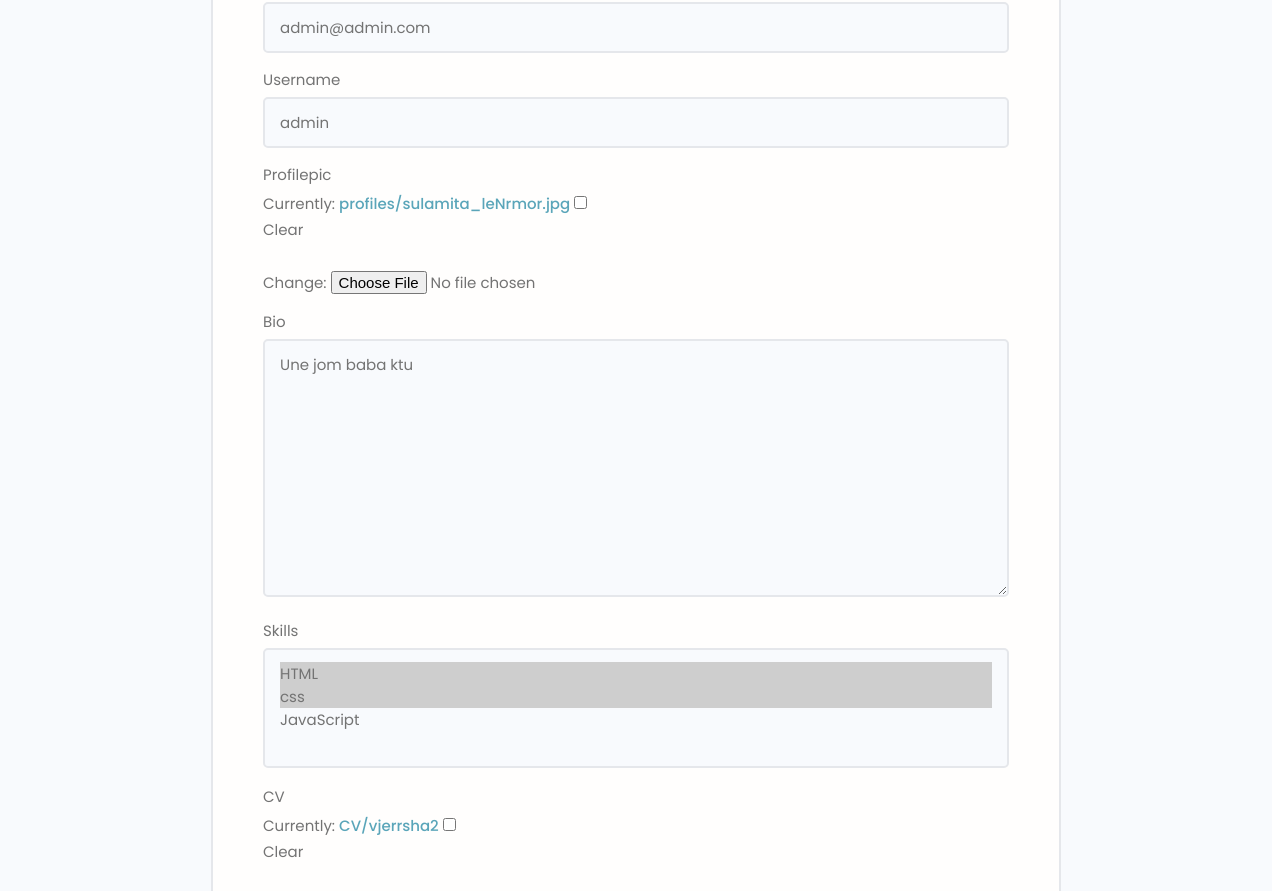
The app's page /edit-profile/ (signed in, middle part), older data.
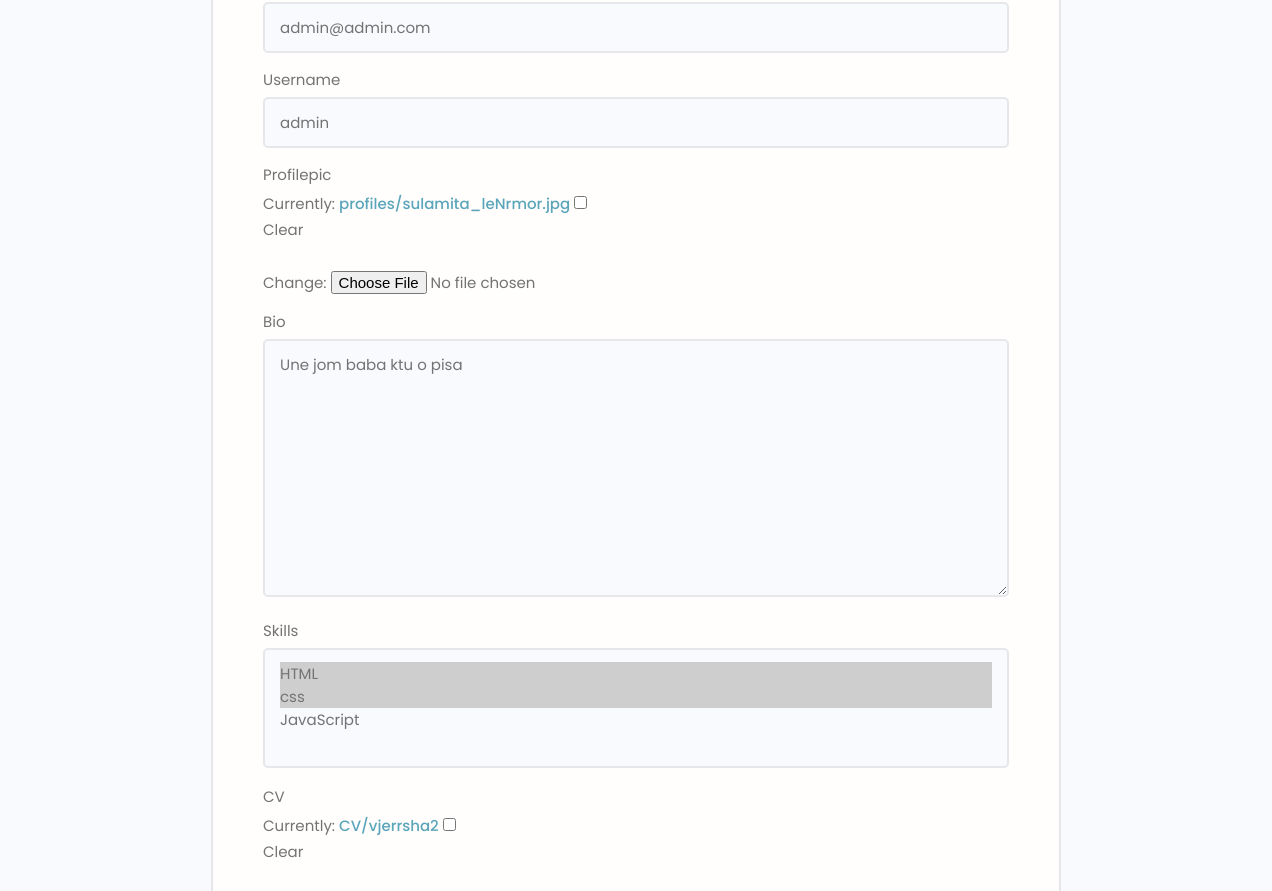
The same page, newer data.
### users/models.py (models this page shows, shortened)
class Profile(models.Model):
    user = models.OneToOneField(User , on_delete = models.CASCADE ,  null=True , blank=True)
    name = models.CharField(max_length=150 , null=True , blank=True)
    sur_name = models.CharField(max_length=150 , null=True , blank=True)
    email = models.EmailField(max_length=500 , blank=True , null=True)
    username = models.CharField(max_length=200 ,unique = True ,blank=True , null=True)
    profilepic = models.ImageField(blank=True , null=True, upload_to='profiles/', default='static/images/profiles/user-default.png')
    bio = models.TextField(blank=True , null=True)
    skills = models.ManyToManyField('Skills', blank=True)
    CV = models.FileField(upload_to='CV/',blank=True , null=True)
    resume = models.FileField(upload_to='Resume/',blank=True , null=True)
    birth_date = models.DateField(blank=True, null=True)
    business = models.BooleanField(default=False)
    location = models.CharField(max_length=200 , blank=True , null=True)
    created = models.DateTimeField(auto_now_add = True)
    id = models.UUIDField(default=uuid.uuid4 , unique=True ,
                        primary_key=True , editable=False)

### users/views.py (the view)
# urls.py: path('edit-profile/', views.editProfile , name='edit-profile'),
def editProfile(request):
    profile = request.user.profile
    form = EditProfileForm(instance=profile)
    if request.method == 'POST':
        form = EditProfileForm(request.POST , request.FILES , instance=profile)
        if form.is_valid():
            form.save()
            return redirect('profile' , username = profile.username)
    context = {
        'profile':profile,
        'form':form
    }
    return render(request , 'users/edit-account.html', context)

### users/forms.py
class EditProfileForm(ModelForm):
    class Meta:
        model = Profile
        fields = ['name','sur_name','email','username','profilepic',
                'bio','skills' ,'CV','resume' ,'birth_date','location']
    def __init__(self , *args , **kwargs):
        super(EditProfileForm, self).__init__(*args, **kwargs)
        for name, field in self.fields.items():
            field.widget.attrs.update({'class':'input'})

### users/models.py (called while the page is built)
    def __str__(self):
        return str(self.name)

### users/templates/users/edit-account.html (shortened to what this page needs)
{% extends 'base.html' %}
{% block content %}
 <main class="formPage my-xl">
    <div class="content-box">
        <div class="formWrapper">
            <br>
            <form class="form" method="POST" action="{% url 'edit-profile' %}" enctype="multipart/form-data">
                {% for field in form %}
                <div class="form__field">
                    <label for="formInput#text">{{field.label}}</label>
                    {{field}}
                </div>
                {% endfor %}
            </form>
        </div>
    </div>
</main>
{% endblock content %}

Row changes from the older to the newer data that the page shows:
changed Profile "admin@admin.com": bio "Une jom baba ktu" → "Une jom baba ktu o pisa"
